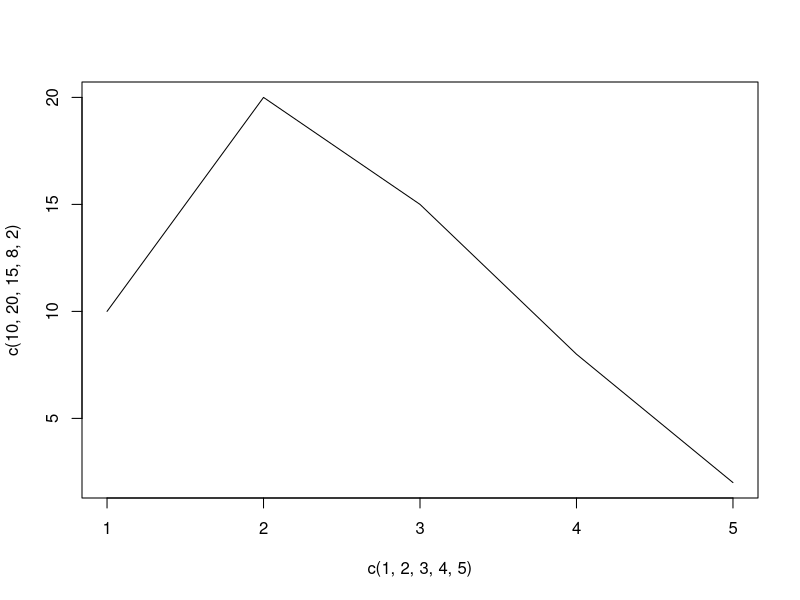

Write the R code that produced this figure.
## ---- chunk 1
plot(x = c(1, 2, 3, 4, 5), y = c(10, 20, 15, 8, 2), type = "line")
